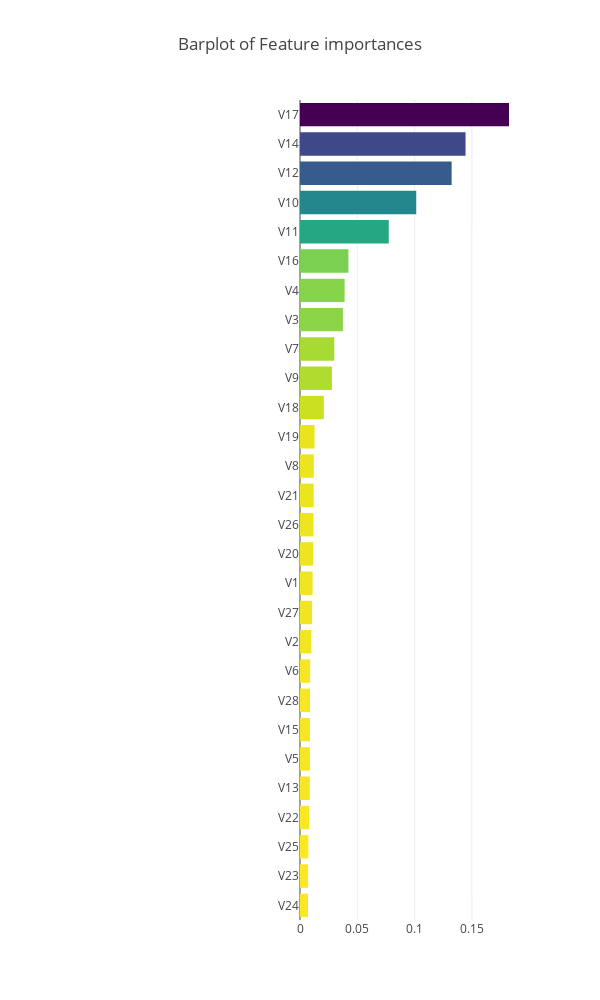

The code cell stored with this chart in its notebook:
### Code cell
x, y = (list(x) for x in zip(*sorted(zip(random_Classifier.feature_importances_, train_df.iloc[:,1:29].columns), 
                                                            reverse = False)))
trace2 = go.Bar(
    x=x ,
    y=y,
    marker=dict(
        color=x,
        colorscale = 'Viridis',
        reversescale = True
    ),
    name='Random Forest Feature importance',
    orientation='h',
)

layout = dict(
    title='Barplot of Feature importances',
     width = 600, height = 1000,
    yaxis=dict(
        showgrid=False,
        showline=False,
        showticklabels=True,
#         domain=[0, 0.85],
    ),
    margin=dict(
    l=300,
),
)

fig1 = go.Figure(data=[trace2], layout=layout)
iplot(fig1)

### Figure 1 — Plotly figure (JSON) as saved in the notebook; plotly's stock layout.template omitted (floating-point values rounded to 4 significant figures)
{"data": [{"marker": {"color": [0.007009, 0.007091, 0.007293, 0.007961, 0.008595, 0.008687, 0.008688, 0.008809, 0.008924, 0.009947, 0.0106, 0.011, 0.01157, 0.01179, 0.01195, 0.01204, 0.0127, 0.02082, 0.02787, 0.02992, 0.03745, 0.03892, 0.04224, 0.07746, 0.1014, 0.1323, 0.1445, 0.1824], "colorscale": "Viridis", "reversescale": true}, "name": "Random Forest Feature importance", "orientation": "h", "type": "bar", "uid": "76ca5a1a-c6f9-11e8-8b97-c4ad0fb5de17", "x": [0.007009, 0.007091, 0.007293, 0.007961, 0.008595, 0.008687, 0.008688, 0.008809, 0.008924, 0.009947, 0.0106, 0.011, 0.01157, 0.01179, 0.01195, 0.01204, 0.0127, 0.02082, 0.02787, 0.02992, 0.03745, 0.03892, 0.04224, 0.07746, 0.1014, 0.1323, 0.1445, 0.1824], "y": ["V24", "V23", "V25", "V22", "V13", "V5", "V15", "V28", "V6", "V2", "V27", "V1", "V20", "V26", "V21", "V8", "V19", "V18", "V9", "V7", "V3", "V4", "V16", "V11", "V10", "V12", "V14", "V17"]}], "layout": {"height": 1000, "margin": {"l": 300}, "title": "Barplot of Feature importances", "width": 600, "yaxis": {"showgrid": false, "showline": false, "showticklabels": true}}}
